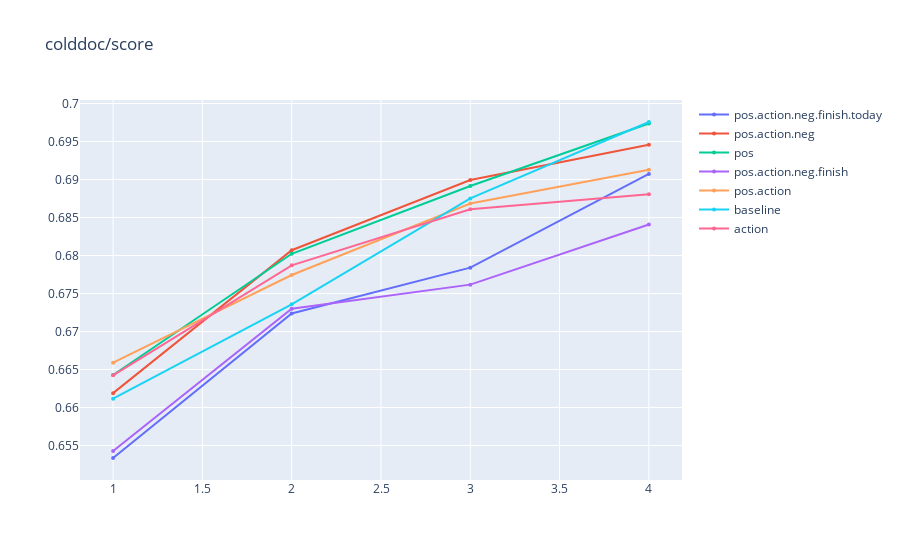
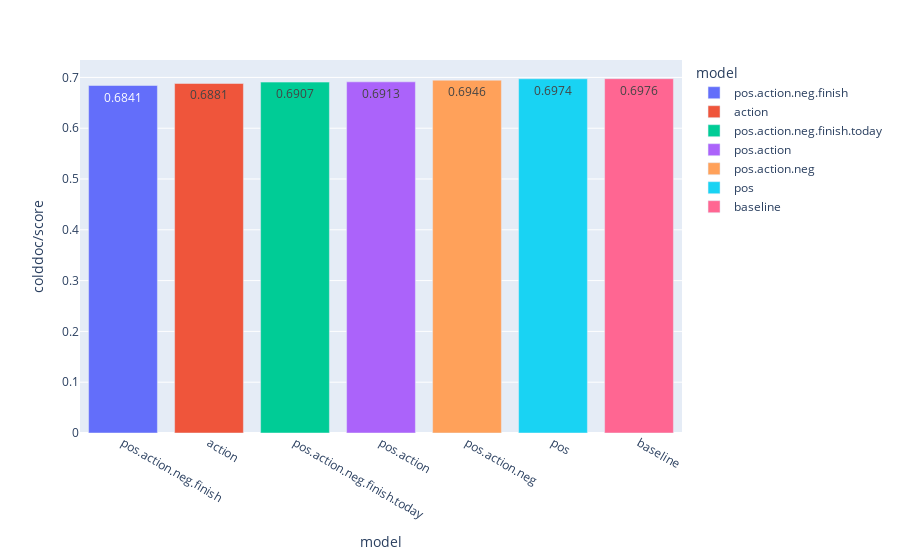

The notebook cell saved with these charts, in order:
### Code cell
show('colddoc')

### Figure 1 — Plotly figure (JSON) as saved in the notebook; plotly's stock layout.template omitted (floating-point values rounded to 4 significant figures)
{"data": [{"hoverlabel": {"namelength": -1}, "hovertext": ["Thu Aug 12,10:47 ", "Thu Aug 12,10:49 ", "Thu Aug 12,10:51 ", "Thu Aug 12,10:53 "], "line": {"shape": "spline", "smoothing": 0}, "marker": {"size": 4}, "mode": "lines+markers", "name": "pos.action.neg.finish.today", "type": "scatter", "x": [1, 2, 3, 4], "y": [0.6534, 0.6724, 0.6784, 0.6907]}, {"hoverlabel": {"namelength": -1}, "hovertext": ["Thu Aug 12,10:47 ", "Thu Aug 12,10:49 ", "Thu Aug 12,10:50 ", "Thu Aug 12,10:52 "], "line": {"shape": "spline", "smoothing": 0}, "marker": {"size": 4}, "mode": "lines+markers", "name": "pos.action.neg", "type": "scatter", "x": [1, 2, 3, 4], "y": [0.6619, 0.6807, 0.6899, 0.6946]}, {"hoverlabel": {"namelength": -1}, "hovertext": ["Thu Aug 12,10:46 ", "Thu Aug 12,10:47 ", "Thu Aug 12,10:49 ", "Thu Aug 12,10:50 "], "line": {"shape": "spline", "smoothing": 0}, "marker": {"size": 4}, "mode": "lines+markers", "name": "pos", "type": "scatter", "x": [1, 2, 3, 4], "y": [0.6643, 0.6802, 0.6892, 0.6974]}, {"hoverlabel": {"namelength": -1}, "hovertext": ["Thu Aug 12,10:47 ", "Thu Aug 12,10:49 ", "Thu Aug 12,10:51 ", "Thu Aug 12,10:53 "], "line": {"shape": "spline", "smoothing": 0}, "marker": {"size": 4}, "mode": "lines+markers", "name": "pos.action.neg.finish", "type": "scatter", "x": [1, 2, 3, 4], "y": [0.6543, 0.673, 0.6762, 0.6841]}, {"hoverlabel": {"namelength": -1}, "hovertext": ["Thu Aug 12,10:47 ", "Thu Aug 12,10:48 ", "Thu Aug 12,10:50 ", "Thu Aug 12,10:51 "], "line": {"shape": "spline", "smoothing": 0}, "marker": {"size": 4}, "mode": "lines+markers", "name": "pos.action", "type": "scatter", "x": [1, 2, 3, 4], "y": [0.6659, 0.6774, 0.6868, 0.6913]}, {"hoverlabel": {"namelength": -1}, "hovertext": ["Thu Aug 12,10:04 ", "Thu Aug 12,10:05 ", "Thu Aug 12,10:06 ", "Thu Aug 12,10:08 "], "line": {"shape": "spline", "smoothing": 0}, "marker": {"size": 4}, "mode": "lines+markers", "name": "baseline", "type": "scatter", "x": [1, 2, 3, 4], "y": [0.6612, 0.6736, 0.6875, 0.6976]}, {"hoverlabel": {"namelength": -1}, "hovertext": ["Thu Aug 12,10:47 ", "Thu Aug 12,10:48 ", "Thu Aug 12,10:49 ", "Thu Aug 12,10:51 "], "line": {"shape": "spline", "smoothing": 0}, "marker": {"size": 4}, "mode": "lines+markers", "name": "action", "type": "scatter", "x": [1, 2, 3, 4], "y": [0.6642, 0.6787, 0.6861, 0.6881]}], "layout": {"hovermode": "x", "title": {"text": "colddoc/score"}}}

### Figure 2 — Plotly figure (JSON) as saved in the notebook; plotly's stock layout.template omitted (floating-point values rounded to 4 significant figures)
{"data": [{"alignmentgroup": "True", "hovertemplate": "model=%{x}<br>colddoc/score=%{y}<br>colddoc/score_str=%{text}<extra></extra>", "legendgroup": "pos.action.neg.finish", "marker": {"color": "#636efa"}, "name": "pos.action.neg.finish", "offsetgroup": "pos.action.neg.finish", "orientation": "v", "showlegend": true, "text": ["0.6841"], "textposition": "auto", "type": "bar", "x": ["pos.action.neg.finish"], "xaxis": "x", "y": [0.6841], "yaxis": "y"}, {"alignmentgroup": "True", "hovertemplate": "model=%{x}<br>colddoc/score=%{y}<br>colddoc/score_str=%{text}<extra></extra>", "legendgroup": "action", "marker": {"color": "#EF553B"}, "name": "action", "offsetgroup": "action", "orientation": "v", "showlegend": true, "text": ["0.6881"], "textposition": "auto", "type": "bar", "x": ["action"], "xaxis": "x", "y": [0.6881], "yaxis": "y"}, {"alignmentgroup": "True", "hovertemplate": "model=%{x}<br>colddoc/score=%{y}<br>colddoc/score_str=%{text}<extra></extra>", "legendgroup": "pos.action.neg.finish.today", "marker": {"color": "#00cc96"}, "name": "pos.action.neg.finish.today", "offsetgroup": "pos.action.neg.finish.today", "orientation": "v", "showlegend": true, "text": ["0.6907"], "textposition": "auto", "type": "bar", "x": ["pos.action.neg.finish.today"], "xaxis": "x", "y": [0.6907], "yaxis": "y"}, {"alignmentgroup": "True", "hovertemplate": "model=%{x}<br>colddoc/score=%{y}<br>colddoc/score_str=%{text}<extra></extra>", "legendgroup": "pos.action", "marker": {"color": "#ab63fa"}, "name": "pos.action", "offsetgroup": "pos.action", "orientation": "v", "showlegend": true, "text": ["0.6913"], "textposition": "auto", "type": "bar", "x": ["pos.action"], "xaxis": "x", "y": [0.6913], "yaxis": "y"}, {"alignmentgroup": "True", "hovertemplate": "model=%{x}<br>colddoc/score=%{y}<br>colddoc/score_str=%{text}<extra></extra>", "legendgroup": "pos.action.neg", "marker": {"color": "#FFA15A"}, "name": "pos.action.neg", "offsetgroup": "pos.action.neg", "orientation": "v", "showlegend": true, "text": ["0.6946"], "textposition": "auto", "type": "bar", "x": ["pos.action.neg"], "xaxis": "x", "y": [0.6946], "yaxis": "y"}, {"alignmentgroup": "True", "hovertemplate": "model=%{x}<br>colddoc/score=%{y}<br>colddoc/score_str=%{text}<extra></extra>", "legendgroup": "pos", "marker": {"color": "#19d3f3"}, "name": "pos", "offsetgroup": "pos", "orientation": "v", "showlegend": true, "text": ["0.6974"], "textposition": "auto", "type": "bar", "x": ["pos"], "xaxis": "x", "y": [0.6974], "yaxis": "y"}, {"alignmentgroup": "True", "hovertemplate": "model=%{x}<br>colddoc/score=%{y}<br>colddoc/score_str=%{text}<extra></extra>", "legendgroup": "baseline", "marker": {"color": "#FF6692"}, "name": "baseline", "offsetgroup": "baseline", "orientation": "v", "showlegend": true, "text": ["0.6976"], "textposition": "auto", "type": "bar", "x": ["baseline"], "xaxis": "x", "y": [0.6976], "yaxis": "y"}], "layout": {"barmode": "relative", "legend": {"title": {"text": "model"}, "tracegroupgap": 0}, "margin": {"t": 60}, "xaxis": {"anchor": "y", "categoryarray": ["pos.action.neg.finish", "action", "pos.action.neg.finish.today", "pos.action", "pos.action.neg", "pos", "baseline"], "categoryorder": "array", "domain": [0, 1], "title": {"text": "model"}}, "yaxis": {"anchor": "x", "domain": [0, 1], "title": {"text": "colddoc/score"}}}}
